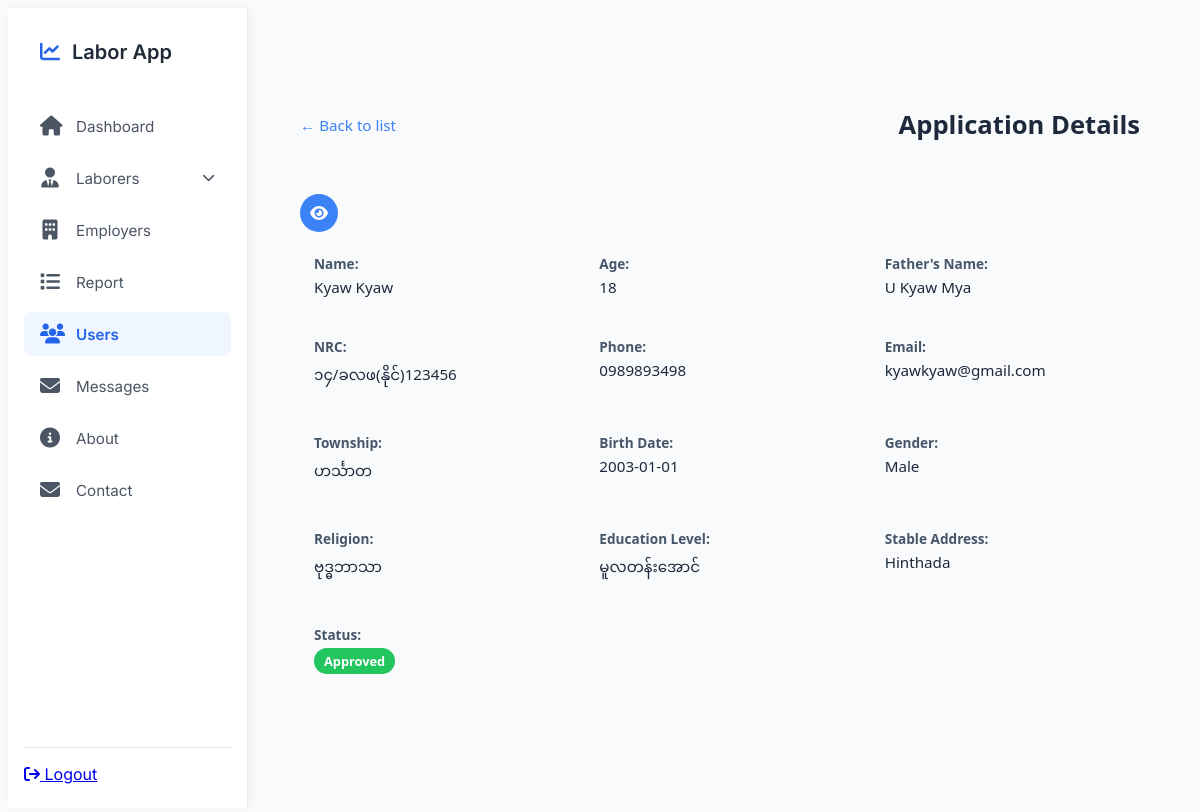
The page /admin?vr=users&uid=15&t=ee (signed in) on the database its author committed.
### tables this page shows
CREATE TABLE `applications` (
  `id` int(11) NOT NULL,
  `name` varchar(200) NOT NULL,
  `age` int(11) NOT NULL,
  `fatherName` varchar(200) NOT NULL,
  `nrc` varchar(100) DEFAULT NULL,
  `picture` varchar(100) NOT NULL,
  `phone` varchar(15) NOT NULL,
  `email` varchar(255) DEFAULT NULL,
  `registration_date` datetime NOT NULL DEFAULT current_timestamp(),
  `township` varchar(100) NOT NULL,
  `serial_number` varchar(100) DEFAULT NULL,
  `birth_date` date NOT NULL,
  `gender` enum('Male','Female') NOT NULL,
  `religion` varchar(100) NOT NULL,
  `edu_level` varchar(100) NOT NULL,
  `stable_address` varchar(255) NOT NULL,
  `images` longtext DEFAULT NULL,
  `status` enum('Approved','Pending','Rejected','Resubmitted') NOT NULL DEFAULT 'Pending',
  `message` text DEFAULT NULL,
  `user_id` int(11) NOT NULL,
  `is_resubmit` tinyint(1) NOT NULL DEFAULT 0,
  `updated_at` datetime DEFAULT NULL
);

### admin/views/users/User.php (called while the page is built, shortened)
<?php
class User extends Connection
{
    public function readApplication($u_id)
    {
        $stmt = parent::$connection->prepare("SELECT * FROM applications WHERE user_id = ?");
        $stmt->bind_param("i", $u_id);
        $stmt->execute();
        return $stmt->get_result()->fetch_assoc();
    }
}

### admin/views/users/view.php (the view, shortened to what this page needs)
<?php
$uid = filter_input(INPUT_GET, 'uid');
$type = filter_input(INPUT_GET, 't');
$data = null;
if ($type === 'er') {
    $data = $userModel->readRequestForm($uid);
} elseif ($type === 'ee') {
    $data = $userModel->readApplication($uid);
}
?>
<div class="view-container">
    <div class="header">
        <a href="/labor_application/admin/?vr=users" class="back-link">&larr; Back to list</a>
        <h1>
            <?= $type === 'er' ? 'Employee Request Details' : ($type === 'ee' ? 'Application Details' : 'Details') ?>
        </h1>
    </div>
    <?php
    if ($type === 'er'): ?>
        <a href="/labor_application/admin/?vr=employer&fid=<?= urlencode($data['id']) ?>&fURL=<?= $_SERVER['REQUEST_URI'] ?>"
            class="view-icon">
            <i class="fas fa-eye"></i>
        </a>
        <div class="details-grid">
            <div class="detail-item"><span class="label">Name:</span><span
                    class="value"><?= htmlspecialchars($data['name']) ?></span></div>
            <div class="detail-item"><span class="label">Position:</span><span
                    class="value"><?= htmlspecialchars($data['position']) ?></span></div>
            <div class="detail-item"><span class="label">Status:</span>
                <span
                    class="value status-badge status-<?= strtolower(str_replace(' ', '', $data['status'] == 'Approved' || $data['status'] == 'Finished' ? 'approved' : 'pending')) ?>">
                    <?= htmlspecialchars($data['status']) ?>
                </span>
            </div>
            <div class="detail-item"><span class="label">Department Address:</span><span
                    class="value"><?= htmlspecialchars($data['department_address']) ?></span></div>
            <div class="detail-item"><span class="label">Phone:</span><span
                    class="value"><?= htmlspecialchars($data['phone']) ?></span></div>
            <div class="detail-item"><span class="label">Report Receiver:</span><span
                    class="value"><?= htmlspecialchars($data['report_receiver']) ?></span></div>
        </div>
    <?php elseif ($type === 'ee'): ?>
        <a href="/labor_application/admin/?vr=labors&lid=<?= urlencode($data['id']) ?>&fURL=<?= urlencode($_SERVER['REQUEST_URI']) ?>"
            class="view-icon">
            <i class="fas fa-eye"></i>
        </a>
        <div class="details-grid">
            <div class="detail-item"><span class="label">Name:</span><span
                    class="value"><?= htmlspecialchars($data['name']) ?></span></div>
            <div class="detail-item"><span class="label">Age:</span><span
                    class="value"><?= htmlspecialchars($data['age']) ?></span></div>
            <div class="detail-item"><span class="label">Father's Name:</span><span
                    class="value"><?= htmlspecialchars($data['father_name'] ?? $data['fatherName']) ?></span></div>
            <div class="detail-item"><span class="label">NRC:</span><span
                    class="value"><?= htmlspecialchars($data['nrc']) ?></span></div>
            <div class="detail-item"><span class="label">Phone:</span><span
                    class="value"><?= htmlspecialchars($data['phone']) ?></span></div>
            <div class="detail-item"><span class="label">Email:</span><span
                    class="value"><?= htmlspecialchars($data['email']) ?></span></div>
            <div class="detail-item"><span class="label">Township:</span><span
                    class="value"><?= htmlspecialchars($data['township']) ?></span></div>
            <div class="detail-item"><span class="label">Birth Date:</span><span
                    class="value"><?= htmlspecialchars($data['birth_date']) ?></span></div>
            <div class="detail-item"><span class="label">Gender:</span><span
                    class="value"><?= htmlspecialchars($data['gender']) ?></span></div>
            <div class="detail-item"><span class="label">Religion:</span><span
                    class="value"><?= htmlspecialchars($data['religion']) ?></span></div>
            <div class="detail-item"><span class="label">Education Level:</span><span
                    class="value"><?= htmlspecialchars($data['edu_level']) ?></span></div>
            <div class="detail-item"><span class="label">Stable Address:</span><span
                    class="value"><?= htmlspecialchars($data['stable_address']) ?></span></div>
            <div class="detail-item"><span class="label">Status:</span>
                <span class="value status-badge status-<?= strtolower($data['status']) ?>">
                    <?= htmlspecialchars($data['status']) ?>
                </span>
            </div>
        </div>
    <?php endif; ?>
</div>

### admin/partials/start.php (style rules this page uses)
:root { --bg-color: #f8fafc; --sidebar-bg: #ffffff; --primary-color: #2563eb; --primary-light: #eff6ff; --text-color: #4b5563; --text-hover: #1d4ed8; --border-color: #e5e7eb; --shadow-color: rgba(0, 0, 0, 0.05); --border-radius: 8px; }
* { box-sizing: border-box; }
body { font-family: 'Inter', system-ui, -apple-system, BlinkMacSystemFont, 'Segoe UI', Roboto, Helvetica, Arial, sans-serif, 'Apple Color Emoji', 'Segoe UI Emoji'; background-color: var(--bg-color); color: var(--text-color); display: flex; min-height: 100vh; overflow: hidden; }

### admin/views/users/view.php (style rules this page uses)
.view-container { max-width: 1000px; margin: 30px auto; padding: 20px; font-family: 'Segoe UI', Tahoma, sans-serif; }
.view-container .header { display: flex; align-items: center; justify-content: space-between; margin-bottom: 20px; flex-wrap: wrap; }
.view-container .header h1 { font-size: 1.6rem; font-weight: 700; color: #1e293b; }
.view-container .back-link { text-decoration: none; color: #3b82f6; font-size: 0.95rem; font-weight: 500; transition: color 0.2s ease; }
.details-grid { display: grid; grid-template-columns: repeat(auto-fit, minmax(240px, 1fr)); gap: 16px; margin-top: 10px; }
.detail-item { background: #f8fafc; padding: 12px 14px; border-radius: 10px; display: flex; flex-direction: column; gap: 4px; transition: background 0.2s ease; }
.label { font-size: 0.85rem; font-weight: 600; color: #475569; }
.value { font-size: 0.95rem; color: #1e293b; font-weight: 500; }
.status-badge { width: fit-content; display: inline-block; padding: 4px 10px; border-radius: 999px; font-size: 0.8rem; font-weight: 600; text-transform: capitalize; color: #fff; }
.status-employee, .status-approved { background-color: #22c55e; }
.view-icon { display: inline-flex; align-items: center; justify-content: center; margin-top: 15px; background: #3b82f6; color: white; width: 38px; height: 38px; border-radius: 50%; text-decoration: none; font-size: 1rem; transition: background 0.2s ease; }

### rows shown on the page
applications: name "Kyaw Kyaw", age "18", fatherName "U Kyaw Mya", nrc "၁၄/ခလဖ(နိုင်)123456", phone "0989893498", email "kyawkyaw@gmail.com", township "ဟင်္သာတ", birth_date "2003-01-01", gender "Male", religion "ဗုဒ္ဓဘာသာ", edu_level "မူလတန်းအောင်", stable_address "Hinthada", status "Approved"
